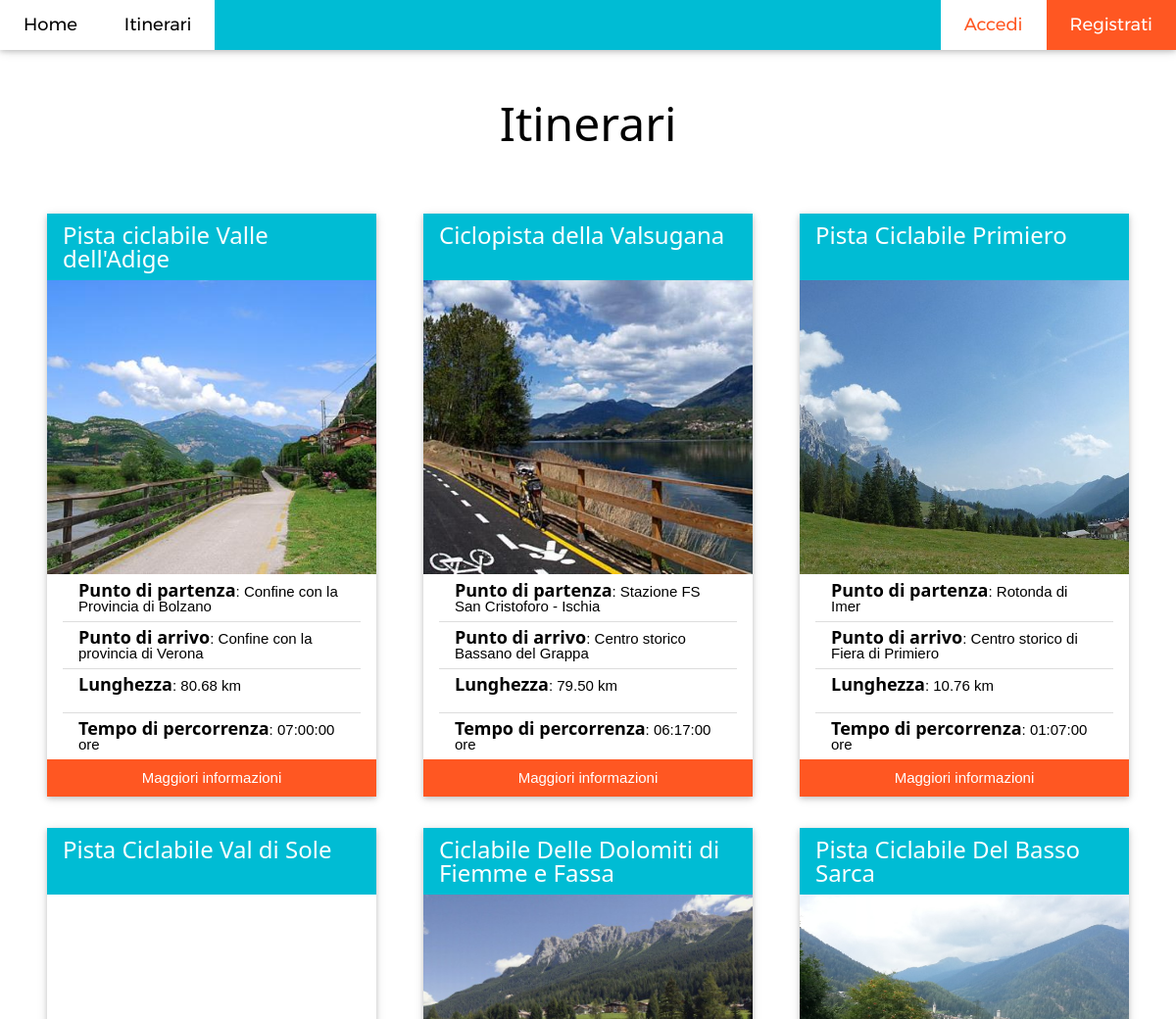
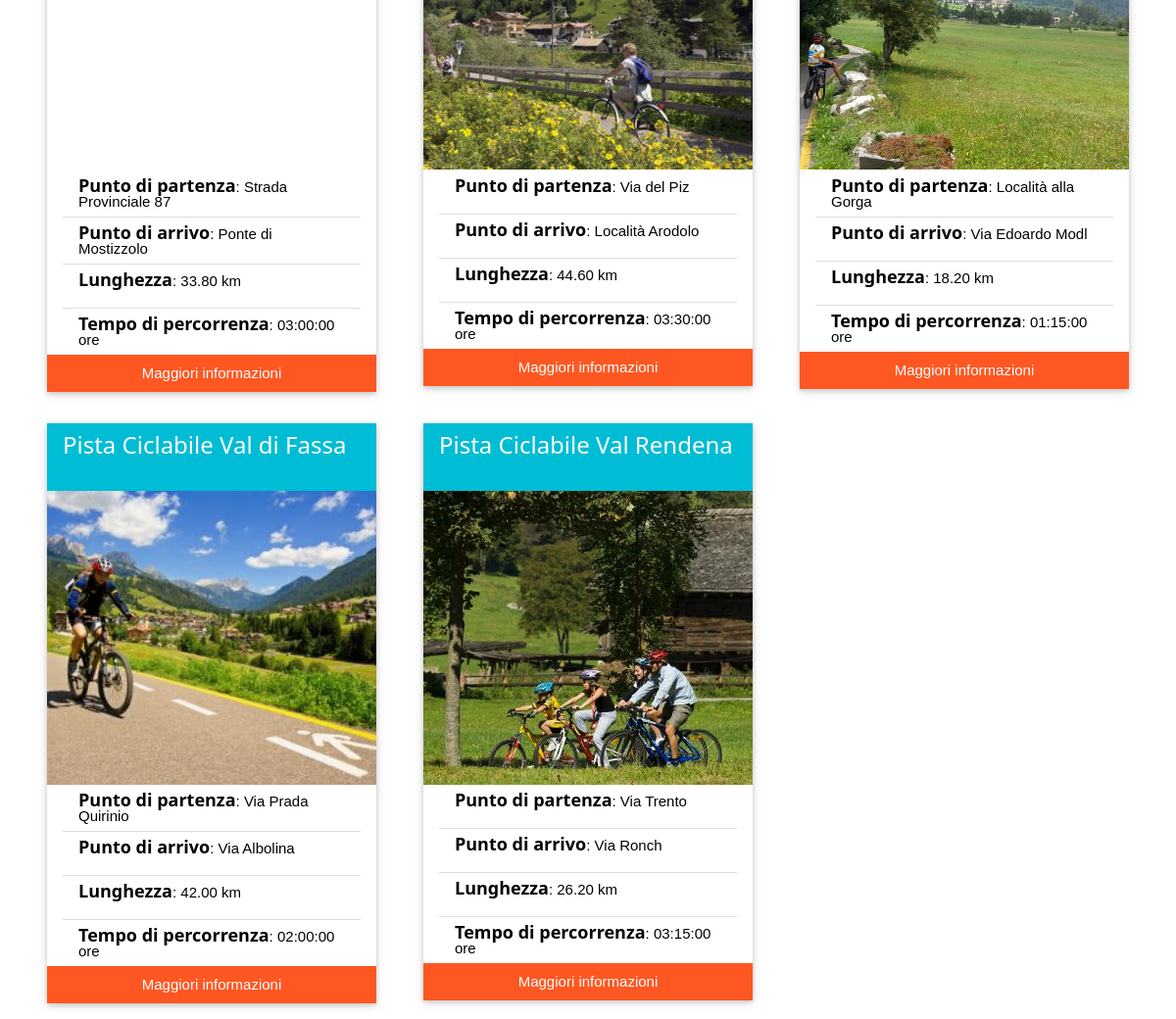
Screenshot of /views/itinerari/show_all.php with the database file from the repository (2 pictures, top to bottom).
### tables this page shows
create table itinerari(
    id               int unsigned auto_increment not null,
    nome             varchar(100)                not null,
    descrizione      text                        not null,
    lunghezza        decimal(7,2)                not null,
    tempoPercorrenza time                        not null,
    difficolta       set("1","2","3","4","5")    not null,
    infoUtili        text,
    tracciaGPS       varchar(250)                not null,
    idUtente         int unsigned,
    idPuntoPartenza  int unsigned                not null,
    idPuntoArrivo    int unsigned                not null,

    primary key (id),
    foreign key (idUtente) references utenti(id)
        on delete set null
        on update cascade,
    foreign key (idPuntoPartenza) references puntiSignificativi(id)
        on delete restrict
        on update cascade,
    foreign key (idPuntoArrivo)   references puntiSignificativi(id)
        on delete restrict
        on update cascade
);

create table puntiSignificativi(
    id          int         unsigned auto_increment                 not null,
    nome        varchar(50)                                         not null,
    tipo        set("ristoro", "interesse", "riparazione", "altro") not null default "altro",
    sitoWeb     varchar(300),
     
    latitudine  decimal(18, 15)                                     not null,
     
    longitudine decimal(17,15)                                      not null,
    idUtente    int unsigned,
    idLocalita  int unsigned                                        not null,

    primary key(id),

    foreign key (idUtente) references utenti(id)
        on delete set null
        on update cascade,
    foreign key (idLocalita) references localita(id)
        on delete restrict
        on update cascade
);

### php/utenti/user_status.php (called while the page is built, shortened)
<?php
$userLoggedIn = false;
?>

### views/itinerari/show_all.php (shortened to what this page needs)
<?php include $_SERVER['DOCUMENT_ROOT']."/FindMyRoute/php/controllers.php" ?>
<!DOCTYPE html>
<html>
    <head>
        <?php include_once ROOT_DIR."views/shared/head.php" ?>
    </head>
    <body>
        <?php include_once ROOT_DIR."views/shared/navbar.php" ?>
        <header class="my-header w3-center">
            <h1 class="w3-xxxlarge">Itinerari</h1>
        </header>
        <section class='w3-container'>
        <?php
            $query = "SELECT itinerari.*, immagini.path, p1.nome as puntoPartenza, p2.nome as puntoArrivo
                    from itinerari LEFT JOIN immagini ON itinerari.id = immagini.idItinerario,
                        puntiSignificativi as p1, puntiSignificativi as p2
                    -- from itinerari, immagini, puntiSignificativi as p1, puntiSignificativi as p2
                    where
                        -- immagini.idItinerario = itinerari.id and
                          p1.id = itinerari.idPuntoPartenza and
                          p2.id = itinerari.idPuntoArrivo
                    group by itinerari.id";
            $res = mysql_query($query);
            $i = 0;
            while ($row = mysql_fetch_array($res)) {
                if ($i%3 == 0) {
                    if ($i != 0) {
                        echo "\t\t\t</section>\n";
                    }
                    echo "\t\t\t<section class='w3-row-padding'>\n";
                }
                $imagePath = "/FindMyRoute/files/imgs/";
                $imagePath .= is_null($row["path"])?"default.png":$row["path"];
                echo "<div class='w3-third'>
                        <article class='w3-card-2 w3-margin'>
                            <header class='w3-container w3-cyan w3-text-white'>
                                <h3 class='my-two-lines'>".$row["nome"]."</h3>
                            </header>
                            <div class='my-card-image'
                                style='background-image:url(\"$imagePath\")'></div>
                            <article class='w3-container'>
                                <ul class='w3-ul my-list'>
                                    <li><h5 class='my-label'>Punto di partenza</h5>: ".$row["puntoPartenza"]."</li>
                                    <li><h5 class='my-label'>Punto di arrivo</h5>: ".$row["puntoArrivo"]."</li>
                                    <li><h5 class='my-label'>Lunghezza</h5>: ".$row["lunghezza"]." km</li>
                                    <li><h5 class='my-label'>Tempo di percorrenza</h5>: ".$row["tempoPercorrenza"]." ore</li>
                                </ul>
                            </article>
                            <footer>
                                <a href='show.php?idItinerario=".$row["id"]."' class='w3-button w3-block w3-deep-orange'>
                                    Maggiori informazioni
                                </a>
                            </footer>
                        </article>
                    </div>";
                $i++;
            }
         ?>
            </section>
        </section>
    </body>
</html>

### views/shared/head.php (shortened to what this page needs)
<link rel="stylesheet" type="text/css" href="/FindMyRoute/css/reset.css" />
<link rel="stylesheet" type="text/css" href="/FindMyRoute/css/mystyle.css" />
<link rel="stylesheet" type="text/css" href="/FindMyRoute/css/w3.css" />
<link rel="stylesheet" type="text/css" href="/FindMyRoute/css/fonts.css" />
<link rel="stylesheet" type="text/css" href="/FindMyRoute/css/font-awesome.min.css" />

### views/shared/navbar.php (shortened to what this page needs)
<div class="w3-top">
    <nav class="w3-bar w3-cyan w3-card-2 w3-left-align w3-large w3-text-white ">
        <?php $page = basename($_SERVER['PHP_SELF'])?>
        <a href="/FindMyRoute/index.php" class="w3-bar-item w3-button w3-padding-large
        <?php echo $page=='index.php'?'w3-white':'w3-hover-white' ?> ">Home</a>
        <a href="/FindMyRoute/views/itinerari/show_all.php" class="w3-bar-item w3-button w3-hide-small w3-hide-medium w3-padding-large
        <?php echo ($page!='index.php')?'w3-white':'w3-hover-white' ?>">Itinerari</a>
        <div class="w3-right">
            <?php
                if (!$userLoggedIn) {
             ?>
                <button class="w3-bar-item w3-button w3-hide-small w3-hide-medium
                    w3-padding-large w3-white w3-text-deep-orange"
                onclick="document.getElementById('accedi').style.display='block';">
                    Accedi
                </button>
                <button class="w3-bar-item w3-button w3-hide-small w3-hide-medium
                    w3-padding-large w3-hover-deep-orange w3-hover-white w3-deep-orange"
                onclick="document.getElementById('registra').style.display='block'">
                    Registrati</button>
            <?php
            }
            ?>
        </div>
    </nav>
</div>

### css/mystyle.css (style rules this page uses)
body, h1, h2, h3, h4, h5, h6 { font-family: "Lato", sans-serif }
.w3-bar, h1, button { font-family: "Montserrat", sans-serif }
.my-header { margin-top: 50px; padding: 30px 20px; }
.my-label { display: inline; font-weight: bold; }
.my-card-image { width: 100%; height: 300px;; background-size:cover; background-position:50% 50%; }
.my-list li { min-height: 3em; line-height: 1em; }
.my-two-lines { height: 2em; line-height: 1em; }

### css/w3.css (style rules this page uses)
html { box-sizing: border-box }
*, *:before, *:after { box-sizing: inherit }
html { -ms-text-size-adjust: 100%; -webkit-text-size-adjust: 100% }
body { margin: 0 }
article, aside, details, figcaption, figure, footer, header, main, menu, nav, section, summary { display: block }
a { background-color: transparent; -webkit-text-decoration-skip: objects }
button, input, select, textarea { font: inherit; margin: 0 }
button, input { overflow: visible }
button, select { text-transform: none }
button, html [type=button], [type=reset], [type=submit] { -webkit-appearance: button }
html, body { font-family: Verdana, sans-serif; font-size: 15px; line-height: 1.5 }
html { overflow-x: hidden }
h1 { font-size: 36px }
h3 { font-size: 24px }
h5 { font-size: 18px }
h1, h2, h3, h4, h5, h6 { font-family: "Segoe UI", Arial, sans-serif; font-weight: 400; margin: 10px 0 }
a { color: inherit }
.w3-btn, .w3-button { border: none; display: inline-block; outline: 0; padding: 8px 16px; vertical-align: middle; overflow: hidden; text-decoration: none; color: inherit; background-color: inherit; text-align: center; cursor: pointer; white-space: nowrap }
.w3-btn, .w3-button { -webkit-touch-callout: none; -webkit-user-select: none; -khtml-user-select: none; -moz-user-select: none; -ms-user-select: none; user-select: none }
.w3-ul { list-style-type: none; padding: 0; margin: 0 }
.w3-ul li { padding: 8px 16px; border-bottom: 1px solid #ddd }
.w3-ul li:last-child { border-bottom: none }
.w3-bar { width: 100%; overflow: hidden }
.w3-bar .w3-bar-item { padding: 8px 16px; float: left; width: auto; border: none; outline: none; display: block }
.w3-bar .w3-button { white-space: normal }
.w3-block { display: block; width: 100% }
.w3-container:after, .w3-container:before, .w3-panel:after, .w3-panel:before, .w3-row:after, .w3-row:before, .w3-row-padding:after, .w3-row-padding:before, .w3-cell-row:before, .w3-cell-row:after, .w3-clear:after, .w3-clear:before, .w3-bar:before, .w3-bar:after { content: ""; display: table; clear: both }
.w3-col, .w3-half, .w3-third, .w3-twothird, .w3-threequarter, .w3-quarter { float: left; width: 100% }
@media (min-width:601px) { .w3-col.m4, .w3-third { width: 33.33333% } }
.w3-top, .w3-bottom { position: fixed; width: 100%; z-index: 1 }
.w3-top { top: 0 }
.w3-row-padding, .w3-row-padding>.w3-half, .w3-row-padding>.w3-third, .w3-row-padding>.w3-twothird, .w3-row-padding>.w3-threequarter, .w3-row-padding>.w3-quarter, .w3-row-padding>.w3-col { padding: 0 8px }
.w3-container, .w3-panel { padding: 0.01em 16px }
.w3-card, .w3-card-2 { box-shadow: 0 2px 5px 0 rgba(0, 0, 0, 0.16), 0 2px 10px 0 rgba(0, 0, 0, 0.12) }
.w3-large { font-size: 18px!important }
.w3-xxxlarge { font-size: 48px!important }
.w3-left-align { text-align: left!important }
.w3-center { text-align: center!important }
.w3-margin { margin: 16px!important }
.w3-padding-large { padding: 12px 24px!important }
.w3-right { float: right!important }
.w3-cyan, .w3-hover-cyan:hover { color: #000!important; background-color: #00bcd4!important }
.w3-deep-orange, .w3-hover-deep-orange:hover { color: #fff!important; background-color: #ff5722!important }
.w3-white, .w3-hover-white:hover { color: #000!important; background-color: #fff!important }
.w3-text-white, .w3-hover-text-white:hover { color: #fff!important }
.w3-text-deep-orange { color: #ff5722!important }

### rows the page displays
itinerari: nome "Pista ciclabile Valle dell'Adige", shows a picture, idPuntoPartenza.nome "Confine con la Provincia di Bolzano", idPuntoArrivo.nome "Confine con la provincia di Verona", lunghezza "80.68", tempoPercorrenza "07:00:00"
itinerari: nome "Ciclopista della Valsugana", shows a picture, idPuntoPartenza.nome "Stazione FS San Cristoforo - Ischia", idPuntoArrivo.nome "Centro storico Bassano del Grappa", lunghezza "79.50", tempoPercorrenza "06:17:00"
itinerari: nome "Pista Ciclabile Primiero", shows a picture, idPuntoPartenza.nome "Rotonda di Imer", idPuntoArrivo.nome "Centro storico di Fiera di Primiero", lunghezza "10.76", tempoPercorrenza "01:07:00"
itinerari: nome "Pista Ciclabile Val di Sole", idPuntoPartenza.nome "Strada Provinciale 87", idPuntoArrivo.nome "Ponte di Mostizzolo", lunghezza "33.80", tempoPercorrenza "03:00:00"
itinerari: nome "Ciclabile Delle Dolomiti di Fiemme e Fassa", shows a picture, idPuntoPartenza.nome "Via del Piz", idPuntoArrivo.nome "Località Arodolo", lunghezza "44.60", tempoPercorrenza "03:30:00"
itinerari: nome "Pista Ciclabile Del Basso Sarca", shows a picture, idPuntoPartenza.nome "Località alla Gorga", idPuntoArrivo.nome "Via Edoardo Modl", lunghezza "18.20", tempoPercorrenza "01:15:00"
itinerari: nome "Pista Ciclabile Val di Fassa", shows a picture, idPuntoPartenza.nome "Via Prada Quirinio", idPuntoArrivo.nome "Via Albolina", lunghezza "42.00", tempoPercorrenza "02:00:00"
itinerari: nome "Pista Ciclabile Val Rendena", shows a picture, idPuntoPartenza.nome "Via Trento", idPuntoArrivo.nome "Via Ronch", lunghezza "26.20", tempoPercorrenza "03:15:00"
